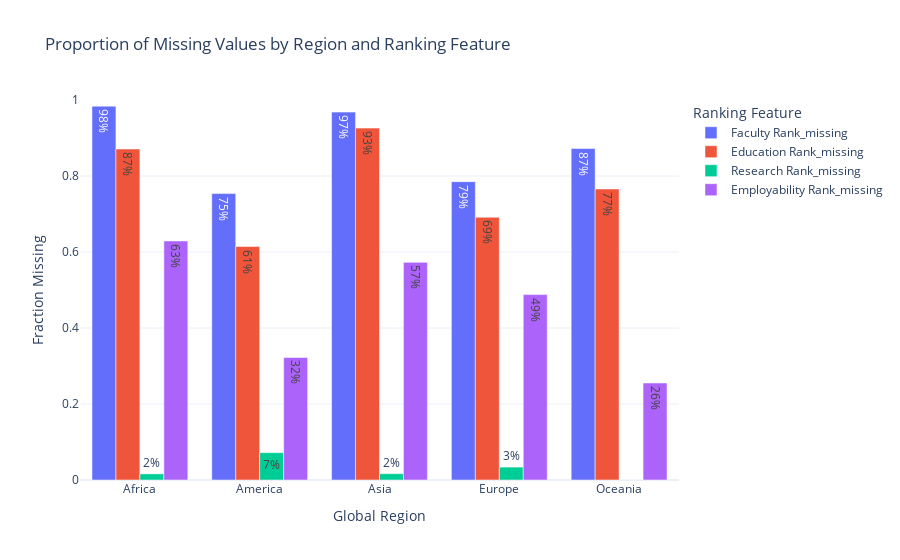

Notebook code cell kept with this figure:
### Code cell
rank_cols = ["Faculty Rank", "Education Rank", "Research Rank", "Employability Rank"]

# Creating missing indicator columns
for col in rank_cols:
    df_cleaned[f"{col}_missing"] = df_cleaned[col].isna().astype(int)
    
missing_by_region = (
    df_cleaned.groupby("Global_Region")[[f"{c}_missing" for c in rank_cols]]
    .mean()
    .reset_index()
    .melt(id_vars="Global_Region", var_name="Feature", value_name="Missing_Fraction")
)

fig = px.bar(
    missing_by_region,
    x="Global_Region",
    y="Missing_Fraction",
    color="Feature",
    barmode="group",
    text_auto=".0%",
    title="Proportion of Missing Values by Region and Ranking Feature",
)

fig.update_layout(
    xaxis_title="Global Region",
    yaxis_title="Fraction Missing",
    legend_title="Ranking Feature",
    yaxis=dict(range=[0, 1]),
    template="plotly_white",
)

fig.show()

### Figure 1 — Plotly figure (JSON) as saved in the notebook; plotly's stock layout.template omitted (floating-point values rounded to 4 significant figures)
{"data": [{"alignmentgroup": "True", "hovertemplate": "Feature=Faculty Rank_missing<br>Global_Region=%{x}<br>Missing_Fraction=%{y}<extra></extra>", "legendgroup": "Faculty Rank_missing", "marker": {"color": "#636efa", "pattern": {"shape": ""}}, "name": "Faculty Rank_missing", "offsetgroup": "Faculty Rank_missing", "orientation": "v", "showlegend": true, "textposition": "auto", "texttemplate": "%{y:.0%}", "type": "bar", "x": ["Africa", "America", "Asia", "Europe", "Oceania"], "xaxis": "x", "y": [0.9839, 0.7538, 0.9681, 0.7851, 0.8723], "yaxis": "y"}, {"alignmentgroup": "True", "hovertemplate": "Feature=Education Rank_missing<br>Global_Region=%{x}<br>Missing_Fraction=%{y}<extra></extra>", "legendgroup": "Education Rank_missing", "marker": {"color": "#EF553B", "pattern": {"shape": ""}}, "name": "Education Rank_missing", "offsetgroup": "Education Rank_missing", "orientation": "v", "showlegend": true, "textposition": "auto", "texttemplate": "%{y:.0%}", "type": "bar", "x": ["Africa", "America", "Asia", "Europe", "Oceania"], "xaxis": "x", "y": [0.871, 0.6144, 0.926, 0.6914, 0.766], "yaxis": "y"}, {"alignmentgroup": "True", "hovertemplate": "Feature=Research Rank_missing<br>Global_Region=%{x}<br>Missing_Fraction=%{y}<extra></extra>", "legendgroup": "Research Rank_missing", "marker": {"color": "#00cc96", "pattern": {"shape": ""}}, "name": "Research Rank_missing", "offsetgroup": "Research Rank_missing", "orientation": "v", "showlegend": true, "textposition": "auto", "texttemplate": "%{y:.0%}", "type": "bar", "x": ["Africa", "America", "Asia", "Europe", "Oceania"], "xaxis": "x", "y": [0.01613, 0.0719, 0.01658, 0.03393, 0.0], "yaxis": "y"}, {"alignmentgroup": "True", "hovertemplate": "Feature=Employability Rank_missing<br>Global_Region=%{x}<br>Missing_Fraction=%{y}<extra></extra>", "legendgroup": "Employability Rank_missing", "marker": {"color": "#ab63fa", "pattern": {"shape": ""}}, "name": "Employability Rank_missing", "offsetgroup": "Employability Rank_missing", "orientation": "v", "showlegend": true, "textposition": "auto", "texttemplate": "%{y:.0%}", "type": "bar", "x": ["Africa", "America", "Asia", "Europe", "Oceania"], "xaxis": "x", "y": [0.629, 0.3224, 0.5727, 0.4879, 0.2553], "yaxis": "y"}], "layout": {"barmode": "group", "legend": {"title": {"text": "Ranking Feature"}, "tracegroupgap": 0}, "title": {"text": "Proportion of Missing Values by Region and Ranking Feature"}, "xaxis": {"anchor": "y", "domain": [0, 1], "title": {"text": "Global Region"}}, "yaxis": {"anchor": "x", "domain": [0, 1], "range": [0, 1], "title": {"text": "Fraction Missing"}}}}
